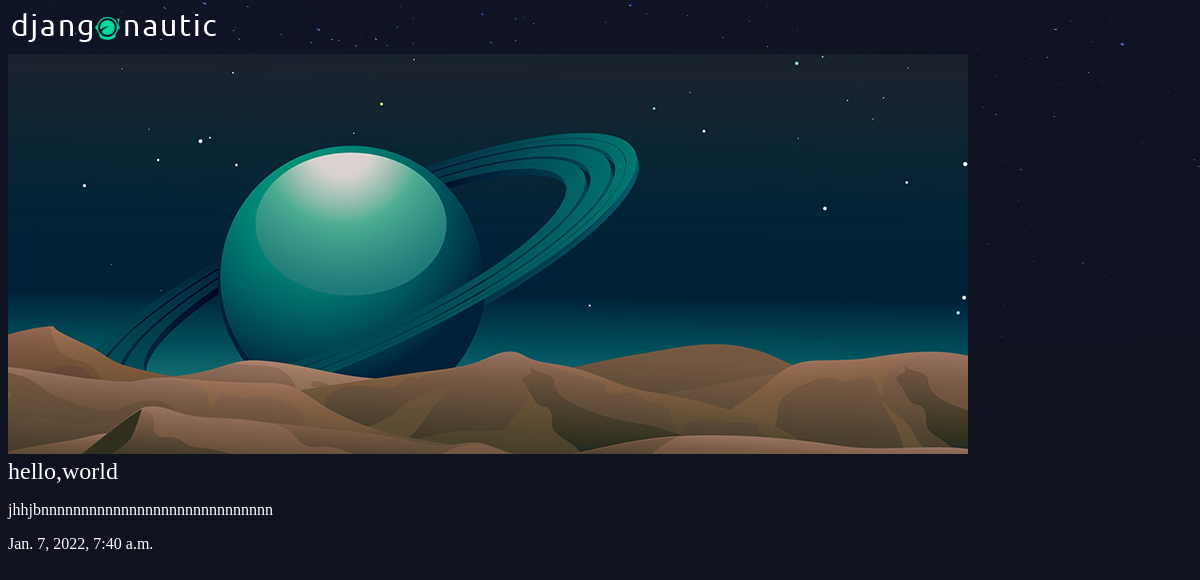
The app's page /articles/helloworld/ with its own data.
### articles/models.py (models this page shows, shortened)
class Article(models.Model):
    title = models.CharField(max_length=100)
    slug =models.SlugField()
    body = models.TextField()
    date=models.DateTimeField(auto_now_add=True)
    thumb = models.ImageField(default='default.png',blank=True)

### articles/views.py (the view)
# urls.py: re_path(r'^(?P<slug>[\w-]+)/$', views.article_detail,name="detail"),
def article_detail(request,slug):
  article =Article.objects.get(slug=slug)
  return render(request,'articles/article_detail.html',{'article':article})

### articles/templates/articles/article_detail.html
{% extends 'base_layout.html' %}
{% block content %}
<div class="article-detail">
    <div class="article">
        <img src ="{{article.thumb.url}}"/>
        <h2>{{article.title}}</h2>
            <p>{{article.body}}</p>
             <p>{{article.date}}</p>
    </div>
</div>
{% endblock %}

### assets/styles.css (style rules this page uses)
body { background-color: #0f121f; background-image: url("/static/stars.png"); background-repeat: no-repeat; color: #fff; }
body * { font-family: Ubuntu; }
h1, h2, h3, h4, h5 { font-weight: normal; margin: 0; }

### records on screen
Article: thumb (placeholder picture), title "hello,world", body "jhhjbnnnnnnnnnnnnnnnnnnnnnnnnnnnnn", date "Jan. 7, 2022, 7:40 a.m."
